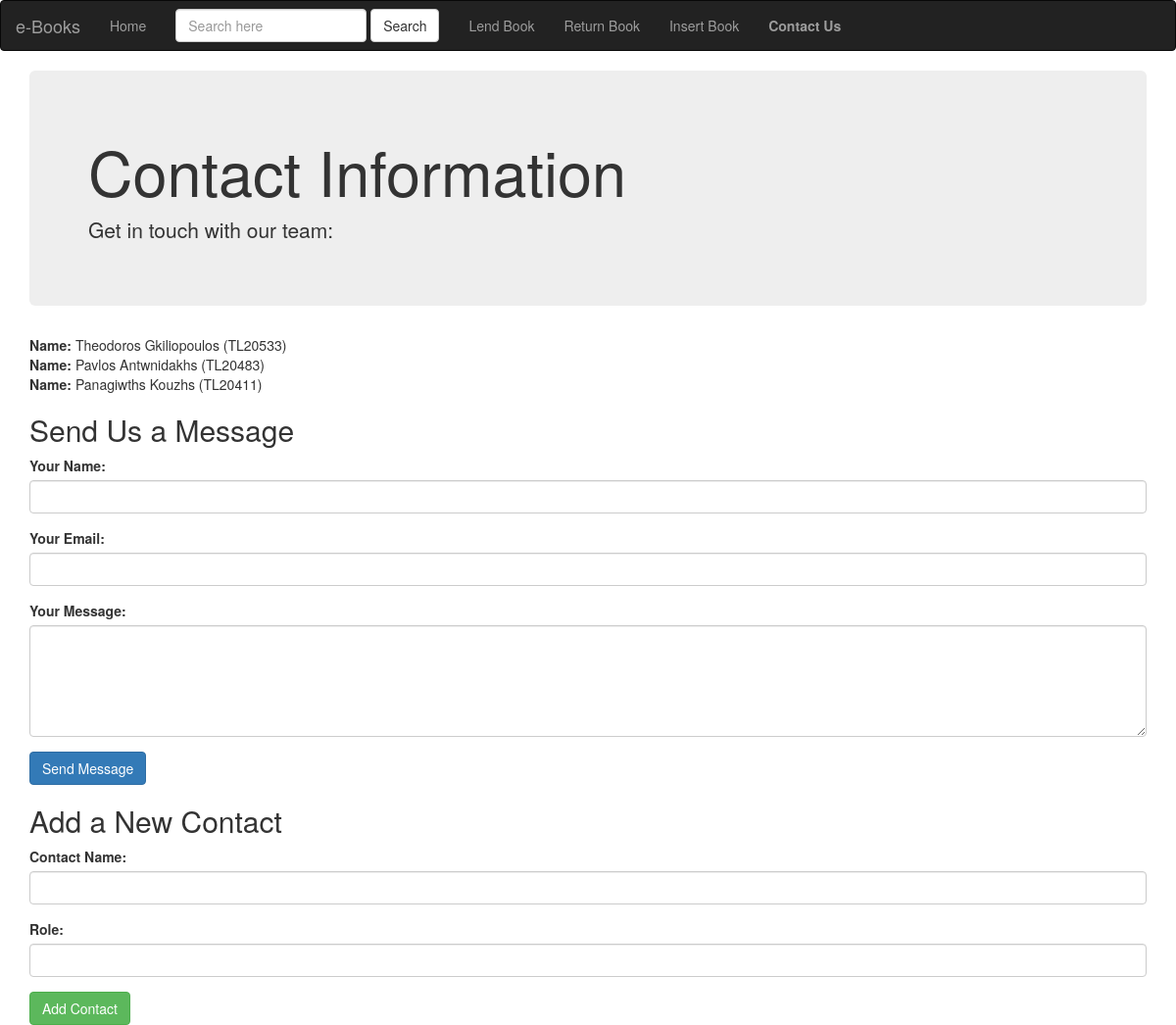
Page /contact.php on the earlier database version.
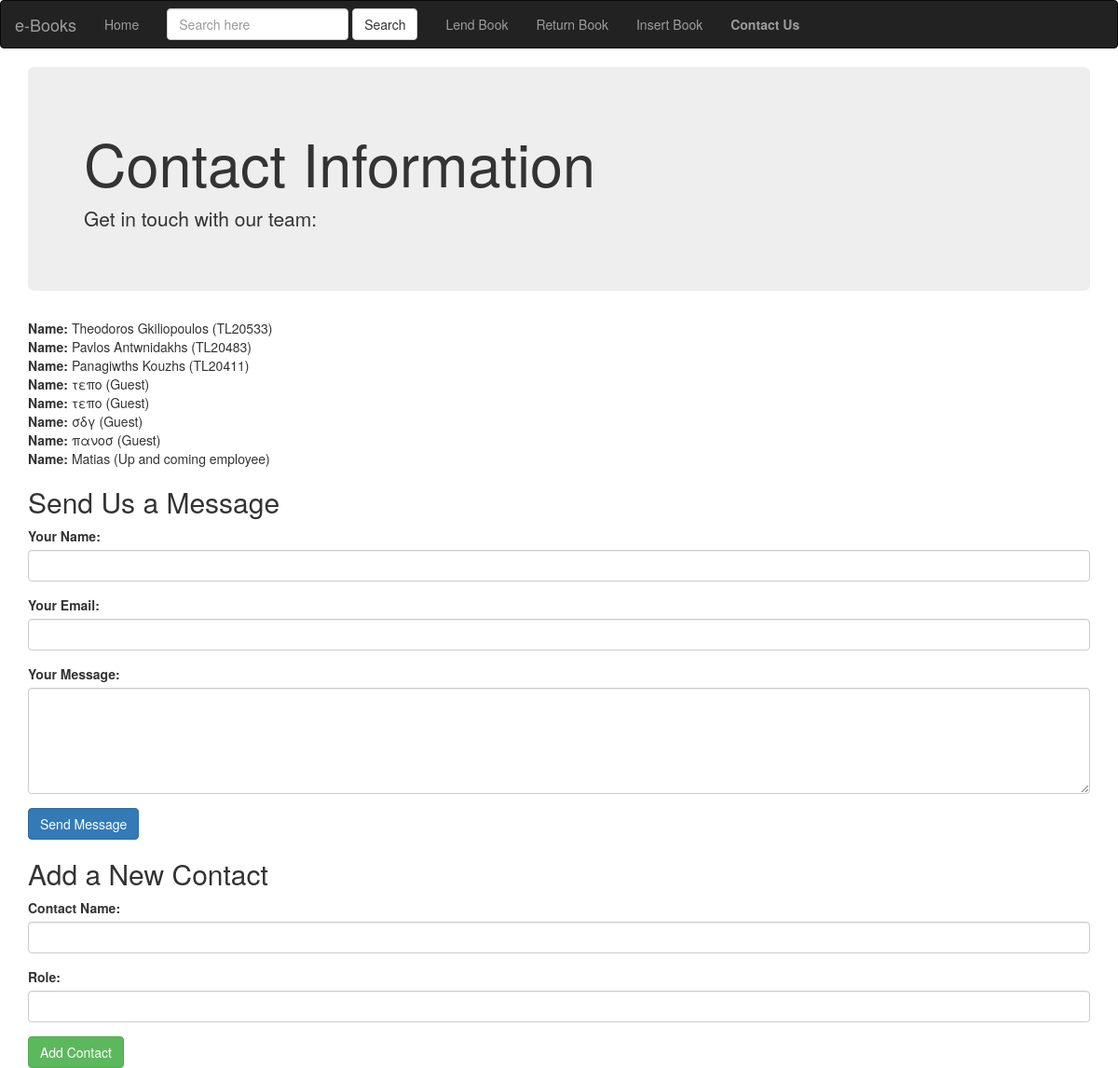
Same page on the later database version.
### tables this page shows
CREATE TABLE `contacts` (
  `ContactID` int(11) NOT NULL,
  `Name` varchar(100) NOT NULL,
  `Role` varchar(100) NOT NULL
);

### contact.php (the view, shortened to what this page needs)
<!DOCTYPE html>
<html lang="en">
    <head>
        <link rel="stylesheet" href="https://maxcdn.bootstrapcdn.com/bootstrap/3.4.1/css/bootstrap.min.css">
    </head>
    <body>
        <nav class="navbar navbar-inverse">
            <div class="container-fluid">
                <div class="navbar-header">
                    <a class="navbar-brand" href="#">e-Books</a>
                </div>
                <ul class="nav navbar-nav">
                    <li><a href="./index.php">Home</a></li>
                    <li>
                        <form class="navbar-form" method="GET" action="search_books.php">
                            <div class="form-group">
                                <input
                                    type="text"
                                    id="search-bar"
                                    name="query"
                                    class="form-control"
                                    placeholder="Search here">
                            </div>
                            <button type="submit" class="btn btn-default">Search</button>
                        </form>
                    </li>
                    <li><a href="./lend_book.php">Lend Book</a></li>
                    <li><a href="./return_book.php">Return Book</a></li>
                    <li><a href="./insert_book.php">Insert Book</a></li>
                    <li><a href="./contact.php" class="active"><strong>Contact Us</strong></a></li>
                </ul>
            </div>
        </nav>
        <div class="container">
            <div class="jumbotron">
                <h1>Contact Information</h1>
                <p>Get in touch with our team:</p>
            </div>
            <div class="contact-list">
                <ul class="list-unstyled">
                    <li><strong>Name:</strong> Theodoros Gkiliopoulos (TL20533)</li>
                    <li><strong>Name:</strong> Pavlos Antwnidakhs (TL20483)</li>
                    <li><strong>Name:</strong> Panagiwths Kouzhs (TL20411)</li>
                    <?php
                    include 'db_connect.php';
                    $sql = "SELECT Name, Role FROM Contacts WHERE Name NOT IN (
                        'Theodoros Gkiliopoulos', 'Pavlos Antwnidakhs', 'Panagiwths Kouzhs')";
                    $result = $conn->query($sql);
                    if ($result->num_rows > 0) {
                        while ($row = $result->fetch_assoc()) {
                            echo "<li><strong>Name:</strong> " . htmlspecialchars($row["Name"]) . " (" . htmlspecialchars($row["Role"]) . ")</li>";
                        }
                    }
                    ?>
                </ul>
            </div>
            <div class="contact-form">
                <h2>Send Us a Message</h2>
                <form id="messageForm" method="POST" action="contact.php">
                    <div class="form-group">
                        <label for="name">Your Name:</label>
                        <input type="text" class="form-control" id="name" name="name" required>
                    </div>
                    <div class="form-group">
                        <label for="email">Your Email:</label>
                        <input type="email" class="form-control" id="email" name="email" required>
                    </div>
                    <div class="form-group">
                        <label for="message">Your Message:</label>
                        <textarea class="form-control" id="message" name="message" rows="5" required></textarea>
                    </div>
                    <button type="submit" class="btn btn-primary">Send Message</button>
                </form>
            </div>
            <div class="add-contact-form">
                <h2>Add a New Contact</h2>
                <form id="contactForm" method="POST" action="contact.php">
                    <div class="form-group">
                        <label for="new_contact_name">Contact Name:</label>
                        <input type="text" class="form-control" id="new_contact_name" name="new_contact_name" required>
                    </div>
                    <div class="form-group">
                        <label for="new_contact_role">Role:</label>
                        <input type="text" class="form-control" id="new_contact_role" name="new_contact_role" required>
                    </div>
                    <button type="submit" class="btn btn-success">Add Contact</button>
                </form>
            </div>
        </div>
    </body>
</html>

Differences in the rows shown:
added contacts: Name "τεπο", Role "Guest"
added contacts: Name "τεπο", Role "Guest"
added contacts: Name "σδγ", Role "Guest"
added contacts: Name "πανοσ", Role "Guest"
added contacts: Name "Matias", Role "Up and coming employee"
